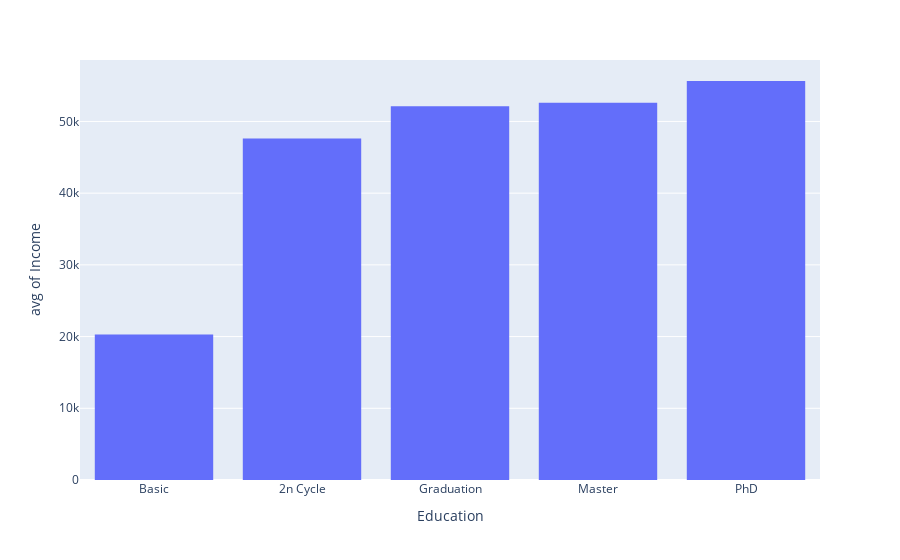

Here is the notebook cell this chart was saved with:
### Markdown cell above
- Las rentas más bajas están representadas mayoritariamente por los titulados de Básico y los de 2º Ciclo.
- Los ingresos entre 0 y 20k están representados en un 68% por los diplomados Básicos y en un 14% por los diplomados de 2º Ciclo
- Los mayores ingresos están representados principalmente por los poseedores de maestrías y doctorados
- Las ganancias entre 140k y 160K están representadas por 48% por PhD y 31% por Master propietarios

### Code cell
print('Ingreso promedio por nivel educativo')
df = dff[['Income','Education']]
category_orders={"Education":["Basic","2n Cycle","Graduation","Master","PhD"]}
fig = px.histogram(df, x="Education",y="Income",  histfunc='avg',category_orders=category_orders)
fig.show()

### Figure 1 — Plotly figure (JSON) as saved in the notebook; plotly's stock layout.template omitted (floating-point values rounded to 4 significant figures; data arrays with more than 128 entries replaced by an {"elided": "..."} marker saying what was removed)
{"data": [{"alignmentgroup": "True", "bingroup": "x", "histfunc": "avg", "hovertemplate": "Education=%{x}<br>avg of Income=%{y}<extra></extra>", "legendgroup": "", "marker": {"color": "#636efa", "pattern": {"shape": ""}}, "name": "", "offsetgroup": "", "orientation": "v", "showlegend": false, "type": "histogram", "x": {"elided": "2196 str values"}, "xaxis": "x", "y": {"elided": "2196 int values"}, "yaxis": "y"}], "layout": {"barmode": "relative", "legend": {"tracegroupgap": 0}, "margin": {"t": 60}, "xaxis": {"anchor": "y", "categoryarray": ["Basic", "2n Cycle", "Graduation", "Master", "PhD"], "categoryorder": "array", "domain": [0, 1], "title": {"text": "Education"}}, "yaxis": {"anchor": "x", "domain": [0, 1], "title": {"text": "avg of Income"}}}}
